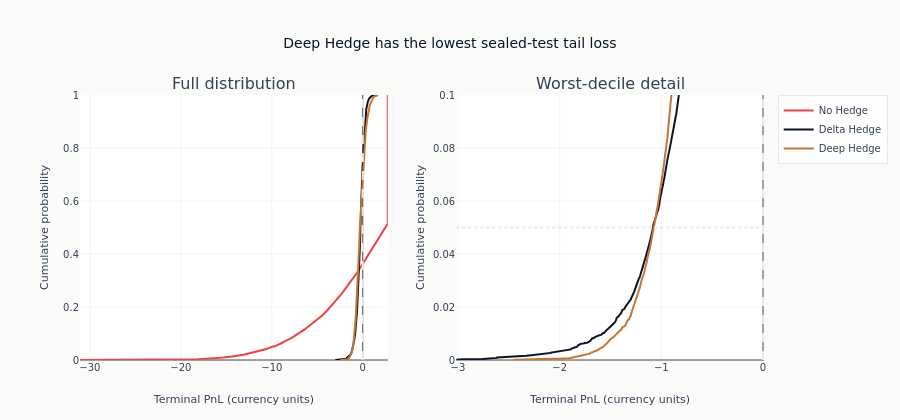

The notebook cell this image was saved under:
### Markdown cell above
Zero-PnL references distinguish gains from losses; the dotted horizontal line marks the 5% tail.

### Code cell
for column in (1, 2):
    fig.add_vline(x=0, line_dash="dash", line_color=COLORS["silver_muted"], row=1, col=column)
fig.add_hline(y=0.05, line_dash="dot", line_color=COLORS["silver_muted"], row=1, col=2)
fig.update_xaxes(title_text="Terminal PnL (currency units)")
fig.update_yaxes(title_text="Cumulative probability", range=[0, 1], row=1, col=1)
fig.update_yaxes(title_text="Cumulative probability", range=[0, 0.10], row=1, col=2)
fig.update_layout(
    title=f"{figure_winner} has the lowest sealed-test tail loss",
    height=420,
    margin=dict(t=95, b=60),
)
fig.show()

### Figure 1 — Plotly figure (JSON) as saved in the notebook; plotly's stock layout.template omitted (floating-point values rounded to 4 significant figures; data arrays with more than 128 entries replaced by an {"elided": "..."} marker saying what was removed)
{"data": [{"line": {"color": "#ef4444"}, "name": "No Hedge", "type": "scatter", "x": {"elided": "7500 float values"}, "xaxis": "x", "y": {"elided": "7500 float values"}, "yaxis": "y"}, {"line": {"color": "#0a1628"}, "name": "Delta Hedge", "type": "scatter", "x": {"elided": "7500 float values"}, "xaxis": "x", "y": {"elided": "7500 float values"}, "yaxis": "y"}, {"line": {"color": "#0a1628"}, "name": "Delta Hedge", "showlegend": false, "type": "scatter", "x": {"elided": "750 float values"}, "xaxis": "x2", "y": {"elided": "750 float values"}, "yaxis": "y2"}, {"line": {"color": "#C87533"}, "name": "Deep Hedge", "type": "scatter", "x": {"elided": "7500 float values"}, "xaxis": "x", "y": {"elided": "7500 float values"}, "yaxis": "y"}, {"line": {"color": "#C87533"}, "name": "Deep Hedge", "showlegend": false, "type": "scatter", "x": {"elided": "750 float values"}, "xaxis": "x2", "y": {"elided": "750 float values"}, "yaxis": "y2"}], "layout": {"annotations": [{"font": {"size": 16}, "showarrow": false, "text": "Full distribution", "x": 0.225, "xanchor": "center", "xref": "paper", "y": 1.0, "yanchor": "bottom", "yref": "paper"}, {"font": {"size": 16}, "showarrow": false, "text": "Worst-decile detail", "x": 0.775, "xanchor": "center", "xref": "paper", "y": 1.0, "yanchor": "bottom", "yref": "paper"}], "height": 420, "margin": {"b": 60, "t": 95}, "shapes": [{"line": {"color": "#e8e8e6", "dash": "dash"}, "type": "line", "x0": 0, "x1": 0, "xref": "x", "y0": 0, "y1": 1, "yref": "y domain"}, {"line": {"color": "#e8e8e6", "dash": "dash"}, "type": "line", "x0": 0, "x1": 0, "xref": "x2", "y0": 0, "y1": 1, "yref": "y2 domain"}, {"line": {"color": "#e8e8e6", "dash": "dot"}, "type": "line", "x0": 0, "x1": 1, "xref": "x2 domain", "y0": 0.05, "y1": 0.05, "yref": "y2"}], "title": {"text": "Deep Hedge has the lowest sealed-test tail loss"}, "xaxis": {"anchor": "y", "domain": [0.0, 0.45], "title": {"text": "Terminal PnL (currency units)"}}, "xaxis2": {"anchor": "y2", "domain": [0.55, 1.0], "title": {"text": "Terminal PnL (currency units)"}}, "yaxis": {"anchor": "x", "domain": [0.0, 1.0], "range": [0, 1], "title": {"text": "Cumulative probability"}}, "yaxis2": {"anchor": "x2", "domain": [0.0, 1.0], "range": [0, 0.1], "title": {"text": "Cumulative probability"}}}}
